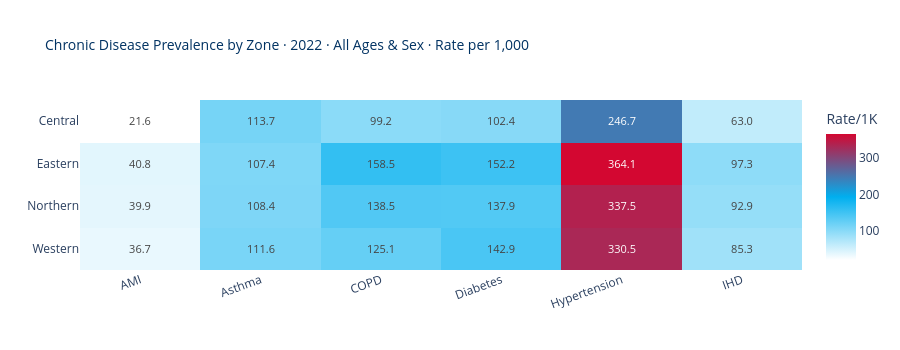

Notebook code cell kept with this figure:
### Markdown cell above
<div style="border-left: 4px solid #48B8C7; padding: 10px 15px; margin: 10px 0; background-color: rgba(0,88,164,0.05); border-radius: 4px;">

**EDA 1 — Prevalence by Region (all ages, both sexes combined)**

For each zone, we sum total prevalence cases and total population across all age bands and both sexes, then compute rate per 1,000. This gives the broadest view — which zone is sickest overall?

AMI contributes `sex='All'` rows while other diseases have F + M. We handle this by summing prevalence and population separately, so rates remain accurate.

</div>

### Code cell
# ══════════════════════════════════════════════════════════════════════════════
# EDA 1: PREVALENCE BY REGION — all ages, all sex, 2022
# ══════════════════════════════════════════════════════════════════════════════

YEAR = 2022
df_latest = df[df['year'] == YEAR]

agg_zone = (df_latest
            .groupby(['zone_name', 'disease'])[['prevalence', 'population']]
            .sum().reset_index())
agg_zone['rate_per_1000'] = (agg_zone['prevalence'] / agg_zone['population'] * 1000).round(1)

pivot_zone = agg_zone.pivot(index='zone_name', columns='disease', values='rate_per_1000')
pivot_zone = pivot_zone.reindex(ZONES)

fig = go.Figure(data=go.Heatmap(
    z=pivot_zone.values, x=pivot_zone.columns.tolist(), y=pivot_zone.index.tolist(),
    text=pivot_zone.map(lambda x: f'{x:.1f}').values,
    texttemplate='%{text}', textfont=dict(size=11),
    colorscale=[[0, NS['white']], [0.5, NS['sky_blue']], [1, NS['crimson']]],
    colorbar=dict(title='Rate/1K'),
    hovertemplate='%{y} · %{x}<br>Rate: %{z:.1f} per 1,000<extra></extra>',
))
fig.update_layout(
    title=dict(text=f'Chronic Disease Prevalence by Zone · {YEAR} · All Ages & Sex · Rate per 1,000',
               font=dict(size=14, color=NS['deep_blue'])),
    template='plotly_white', height=350, xaxis=dict(tickangle=-20),
)
fig.show()

# Also show raw counts + population
print(f"\nRaw prevalence counts and population — {YEAR}:\n")
pivot_prev = agg_zone.pivot(index='zone_name', columns='disease', values='prevalence').reindex(ZONES)
pivot_pop = agg_zone.pivot(index='zone_name', columns='disease', values='population').reindex(ZONES)
print("Prevalence (case counts):")
print(pivot_prev.applymap(lambda x: f'{int(x):,}').to_string())
print(f"\nPopulation (denominators):")
print(pivot_pop.applymap(lambda x: f'{int(x):,}').to_string())

### Figure 1 — Plotly figure (JSON) as saved in the notebook; plotly's stock layout.template omitted (floating-point values rounded to 4 significant figures)
{"data": [{"colorbar": {"title": {"text": "Rate/1K"}}, "colorscale": [[0, "#FFFFFF"], [0.5, "#00AFEF"], [1, "#D30731"]], "hovertemplate": "%{y} · %{x}<br>Rate: %{z:.1f} per 1,000<extra></extra>", "text": [["36.7", "111.6", "125.1", "142.9", "330.5", "85.3"], ["39.9", "108.4", "138.5", "137.9", "337.5", "92.9"], ["40.8", "107.4", "158.5", "152.2", "364.1", "97.3"], ["21.6", "113.7", "99.2", "102.4", "246.7", "63.0"]], "textfont": {"size": 11}, "texttemplate": "%{text}", "type": "heatmap", "x": ["AMI", "Asthma", "COPD", "Diabetes", "Hypertension", "IHD"], "y": ["Western", "Northern", "Eastern", "Central"], "z": [[36.7, 111.6, 125.1, 142.9, 330.5, 85.3], [39.9, 108.4, 138.5, 137.9, 337.5, 92.9], [40.8, 107.4, 158.5, 152.2, 364.1, 97.3], [21.6, 113.7, 99.2, 102.4, 246.7, 63.0]]}], "layout": {"height": 350, "title": {"font": {"color": "#003262", "size": 14}, "text": "Chronic Disease Prevalence by Zone · 2022 · All Ages & Sex · Rate per 1,000"}, "xaxis": {"tickangle": -20}}}
